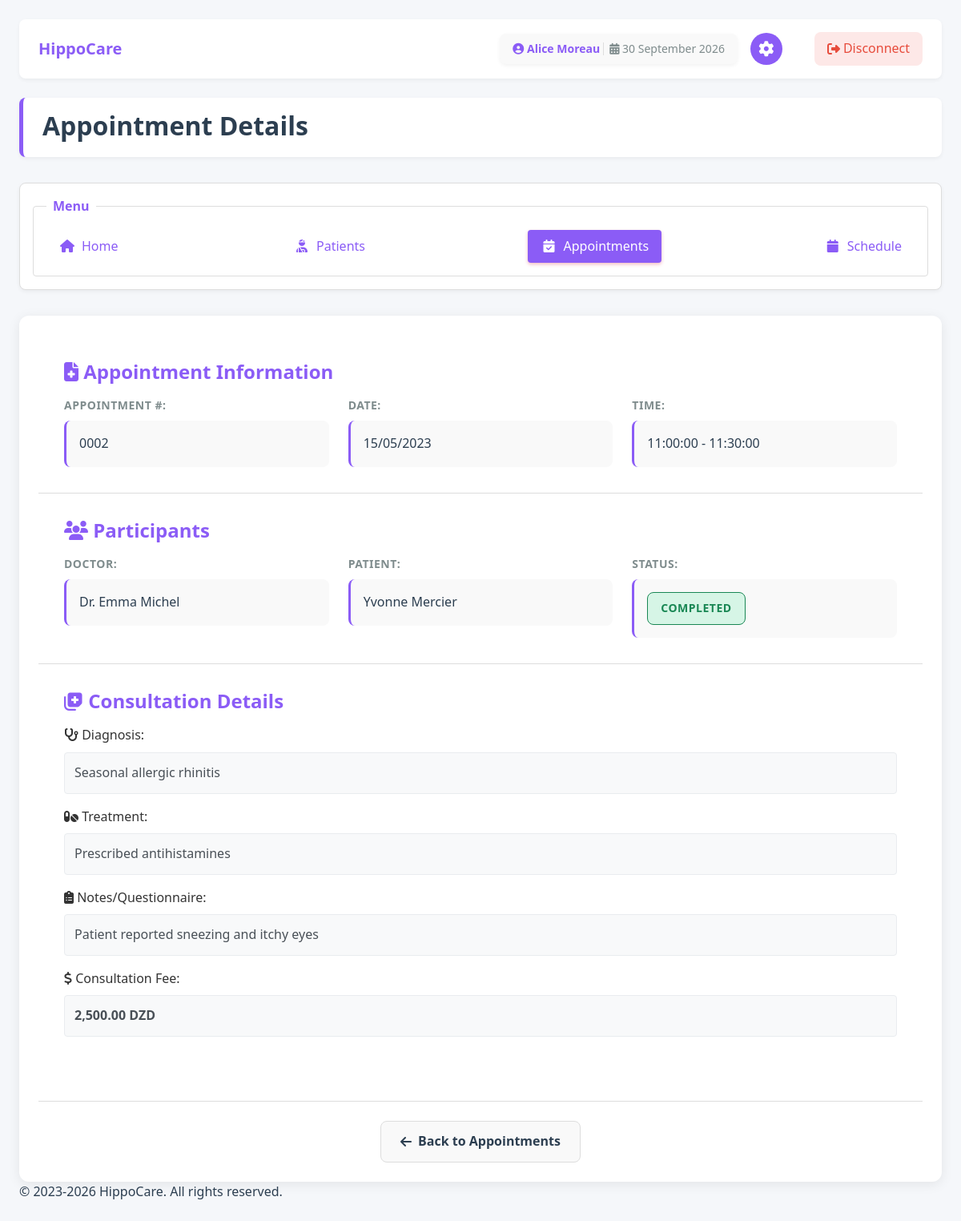
Screenshot of /cab-template/actors/assistant/assistant_app_infos.php?appointment_id=2 (signed in) with the database file from the repository.
### tables this page shows
CREATE TABLE `assistant` (
  `id_assistant` int(11) NOT NULL,
  `last_name` varchar(100) NOT NULL,
  `first_name` varchar(100) NOT NULL,
  `email` varchar(50) NOT NULL,
  `phone` varchar(20) NOT NULL,
  `password` varchar(255) NOT NULL,
  `birth_date` date DEFAULT NULL,
  `national_id` varchar(20) DEFAULT NULL,
  `recruitment_date` date DEFAULT NULL COMMENT 'Date hired by the clinic',
  `id_doctor` int(11) DEFAULT NULL
);

CREATE TABLE `appointment` (
  `id_appointment` int(11) NOT NULL,
  `id_doctor` int(11) NOT NULL,
  `id_patient` int(11) NOT NULL,
  `appointment_date` date NOT NULL,
  `start_time` time NOT NULL,
  `end_time` time NOT NULL,
  `status` enum('pending','blocked','completed','canceled','missed') NOT NULL DEFAULT 'pending',
  `created_at` timestamp NOT NULL DEFAULT current_timestamp(),
  `updated_at` timestamp NOT NULL DEFAULT current_timestamp() ON UPDATE current_timestamp()
);

CREATE TABLE `doctor` (
  `id_doctor` int(11) NOT NULL,
  `last_name` varchar(100) NOT NULL,
  `first_name` varchar(100) NOT NULL,
  `email` varchar(50) NOT NULL,
  `phone` varchar(20) NOT NULL,
  `password` varchar(255) NOT NULL,
  `birth_date` date DEFAULT NULL,
  `national_id` varchar(20) DEFAULT NULL,
  `speciality` varchar(100) DEFAULT NULL,
  `consultation_fee` decimal(10,2) DEFAULT NULL COMMENT 'Consultation price in DZD',
  `recruitment_date` date DEFAULT NULL COMMENT 'Date hired by the clinic',
  `practice_start_year` int(4) DEFAULT NULL COMMENT 'Year started practicing as doctor',
  `role` enum('doctor','chief_doctor') DEFAULT 'doctor'
);

CREATE TABLE `patient` (
  `id_patient` int(11) NOT NULL,
  `last_name` varchar(100) NOT NULL,
  `first_name` varchar(100) NOT NULL,
  `email` varchar(50) NOT NULL,
  `phone` varchar(20) NOT NULL,
  `password` varchar(255) NOT NULL,
  `birth_date` date DEFAULT NULL,
  `national_id` varchar(20) NOT NULL
);

CREATE TABLE `consultation` (
  `id_consult` int(11) NOT NULL,
  `id_appointment` int(11) NOT NULL,
  `diagnosis` text DEFAULT NULL,
  `treatment` text DEFAULT NULL,
  `fee` decimal(10,2) DEFAULT NULL,
  `questionnaire` text DEFAULT NULL,
  `id_doctor` int(11) NOT NULL
);

### cab-template/actors/assistant/assistant_app_infos.php (the view, shortened to what this page needs)
<?php
require_once("../../DB/secure_page.php");
$appointment_id = intval($_GET['appointment_id']);
$query = "SELECT a.id_appointment, a.appointment_date, a.start_time, a.end_time, a.status,
                 d.id_doctor, d.first_name as doctor_first, d.last_name as doctor_last,
                 p.id_patient, p.first_name as patient_first, p.last_name as patient_last
          FROM appointment a
          JOIN doctor d ON a.id_doctor = d.id_doctor
          JOIN patient p ON a.id_patient = p.id_patient
          WHERE a.id_appointment = ?";
$stmt = $conn->prepare($query);
$stmt->bind_param("i", $appointment_id);
$stmt->execute();
$result = $stmt->get_result();
$appointment = $result->fetch_assoc();
$consult_query = "SELECT c.diagnosis, c.treatment, c.fee, c.questionnaire
                  FROM consultation c
                  WHERE c.id_appointment = ?";
$consult_stmt = $conn->prepare($consult_query);
$consult_stmt->bind_param("i", $appointment_id);
$consult_stmt->execute();
$consult_result = $consult_stmt->get_result();
$consultation = $consult_result->fetch_assoc();
$id_assistant = $_SESSION['id_assistant'];
$stmt_assistant = $conn->prepare("SELECT first_name, last_name FROM assistant WHERE id_assistant = ?");
$stmt_assistant->bind_param("i", $id_assistant);
$stmt_assistant->execute();
$result_assistant = $stmt_assistant->get_result();
$assistant_data = $result_assistant->fetch_assoc();
$assistant_name = $assistant_data['first_name'] . ' ' . $assistant_data['last_name'];
?>
<!DOCTYPE html>
<html lang="en">
<head>
    <link rel="stylesheet" href="css/assistant_style.css">
    <link rel="stylesheet" href="css/assistant_forms.css">
    <link rel="stylesheet" href="https://cdnjs.cloudflare.com/ajax/libs/font-awesome/6.4.0/css/all.min.css">
</head>
<body>
    <div class="header-banner">
        <div class="logo-container">
            <a href="assistant_home.php" class="logo-link">
                <h1 class="logo-text">HippoCare</h1>
            </a>
        </div>
        <div class="header-actions">
            <span class="user-name">
                <span class="name-part">
                    <i class="fas fa-user-circle"></i>
                    <?php echo htmlspecialchars($assistant_name); ?>
                </span>
                <span class="date-part">
                    <i class="fas fa-calendar-alt"></i>
                    <?php echo date("d F Y"); ?>
                </span>
            </span>
            <a href="assistant_settings.php" title="Settings" class="settings-btn">
                <i class="fas fa-cog"></i>
            </a>
            <a href="../../DB/logout.php" class="disconnect-btn">
                <i class="fas fa-sign-out-alt"></i>
                <span>Disconnect</span>
            </a>
        </div>
    </div>
    <header>
        <h1>Appointment Details</h1>
    </header>
    <nav>
        <fieldset>
            <legend>Menu</legend>
            <div class="menu-links">
                <a href="assistant_home.php"><i class="fas fa-home"></i> Home</a>
                <a href="assistant_patients.php"><i class="fas fa-user-injured"></i> Patients</a>
                <a href="assistant_app.php" class="active"><i class="fas fa-calendar-check"></i> Appointments</a>
                <a href="assistant_schedule.php"><i class="fas fa-calendar"></i> Schedule</a>
            </div>
        </fieldset>
    </nav>
    <main>
        <article class="info-card">
            <section class="info-section">
                <h2><i class="fas fa-file-medical"></i> Appointment Information</h2>
                <div class="info-grid">
                    <div class="info-item">
                        <label>Appointment #:</label>
                        <p><?php echo sprintf('%04d', $appointment['id_appointment']); ?></p>
                    </div>
                    <div class="info-item">
                        <label>Date:</label>
                        <p><?php echo (new DateTime($appointment['appointment_date']))->format('d/m/Y'); ?></p>
                    </div>
                    <div class="info-item">
                        <label>Time:</label>
                        <p><?php echo htmlspecialchars($appointment['start_time'] . ' - ' . $appointment['end_time']); ?></p>
                    </div>
                </div>
            </section>
            <section class="info-section">
                <h2><i class="fas fa-users"></i> Participants</h2>
                <div class="info-grid">
                    <div class="info-item">
                        <label>Doctor:</label>
                        <p>Dr. <?php echo htmlspecialchars($appointment['doctor_first'] . ' ' . $appointment['doctor_last']); ?></p>
                    </div>
                    <div class="info-item">
                        <label>Patient:</label>
                        <p><?php echo htmlspecialchars($appointment['patient_first'] . ' ' . $appointment['patient_last']); ?></p>
                    </div>
                    <div class="info-item">
                        <label>Status:</label>
                        <p>
                            <span class="status-badge status-<?php echo strtolower($appointment['status']); ?>">
                                <?php echo ucfirst($appointment['status']); ?>
                            </span>
                        </p>
                    </div>
                </div>
            </section>
            <?php if($consultation && $appointment['status'] == 'completed'): ?>
                <section class="info-section">
                    <h2><i class="fas fa-notes-medical"></i> Consultation Details</h2>
                    <div class="form-group">
                        <label><i class="fas fa-stethoscope"></i> Diagnosis:</label>
                        <div class="readonly-field">
                            <p><?php echo nl2br(htmlspecialchars($consultation['diagnosis'])); ?></p>
                        </div>
                    </div>
                    <div class="form-group">
                        <label><i class="fas fa-pills"></i> Treatment:</label>
                        <div class="readonly-field">
                            <p><?php echo nl2br(htmlspecialchars($consultation['treatment'])); ?></p>
                        </div>
                    </div>
                    <?php if(!empty($consultation['questionnaire'])): ?>
                        <div class="form-group">
                            <label><i class="fas fa-clipboard-list"></i> Notes/Questionnaire:</label>
                            <div class="readonly-field">
                                <p><?php echo nl2br(htmlspecialchars($consultation['questionnaire'])); ?></p>
                            </div>
                        </div>
                    <?php endif; ?>
                    <div class="form-group">
                        <label><i class="fas fa-dollar-sign"></i> Consultation Fee:</label>
                        <div class="readonly-field">
                            <p><strong><?php echo number_format($consultation['fee'], 2); ?> DZD</strong></p>
                        </div>
                    </div>
                </section>
            <?php endif; ?>
            <div class="form-actions">
                <a href="assistant_app.php" class="btn btn-secondary">
                    <i class="fas fa-arrow-left"></i> Back to Appointments
                </a>
            </div>
        </article>
    </main>
    <footer>
        <p>&copy; 2023-2026 HippoCare. All rights reserved.</p>
    </footer>
</body>
</html>

### cab-template/actors/assistant/css/assistant_forms.css (style rules this page uses)
.form-group { position: relative; margin-bottom: 1rem; }
.form-group label { display: block; margin-bottom: 0.5rem; font-weight: 500; color: #333; }
.form-actions { display: flex; gap: 1rem; margin-top: 2rem; padding-top: 1.5rem; border-top: 1px solid #ddd; flex-wrap: wrap; justify-content: center; align-items: center; }
.form-actions .btn { min-width: 180px; padding: 0.75rem 1.5rem; font-size: 1rem; font-weight: 600; }
.form-actions .btn-secondary { background-color: var(--bg-light, #f9f9f9); color: var(--text-color, #2c3e50); border: 1px solid var(--border-color, #ddd); }

### cab-template/actors/assistant/assistant_app_infos.php (style rules this page uses)
.readonly-field { background-color: #f8f9fa; border: 1px solid #e9ecef; border-radius: 4px; padding: 12px; min-height: 50px; }
.readonly-field p { margin: 0; color: #495057; line-height: 1.6; }

### rows the page displays
assistant: assistant_name "Alice Moreau"
appointment: id_appointment "0002", appointment_date "15/05/2023", start_time+end_time "11:00:00 - 11:30:00", id_doctor.last_name "Emma Michel", id_patient.last_name "Yvonne Mercier", status "COMPLETED"
consultation: diagnosis "Seasonal allergic rhinitis", treatment "Prescribed antihistamines", questionnaire "Patient reported sneezing and itchy eyes", fee "2,500.00"
